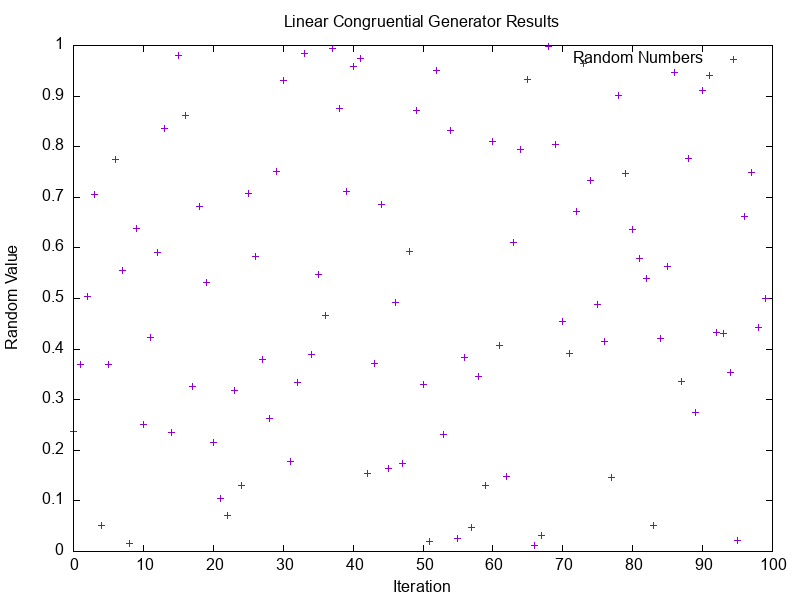

The gnuplot source for this figure:
set terminal png size 800,600
set output 'plot.png'
set title 'Linear Congruential Generator Results'
set xlabel 'Iteration'
set ylabel 'Random Value'
plot 'data.dat' using 1:2 with points title 'Random Numbers'
